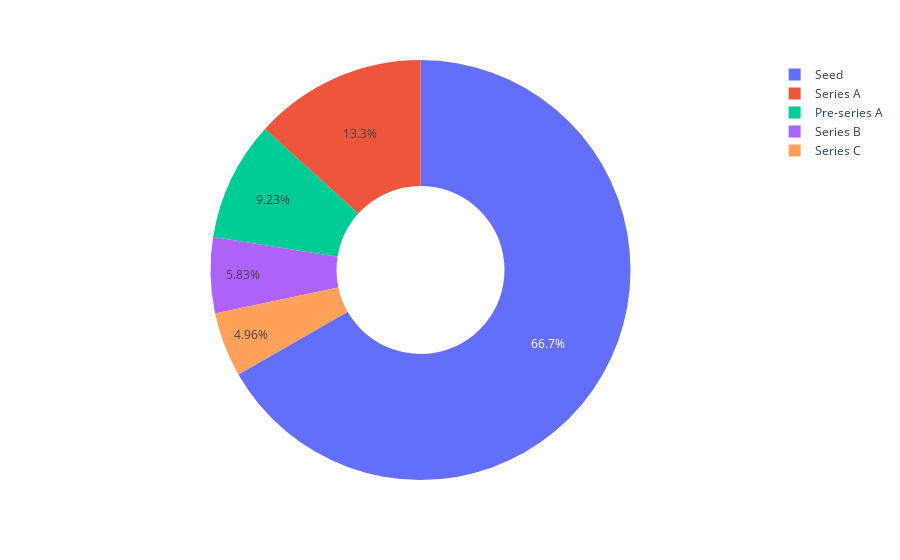

Notebook code for this chart:
### Code cell
# Create the donut chart
fig = px.pie(top_5_stages, values='Amount', names='Stage', hole=.4)
fig.show()

### Figure 1 — Plotly figure (JSON) as saved in the notebook; plotly's stock layout.template omitted (floating-point values rounded to 4 significant figures)
{"data": [{"domain": {"x": [0, 1], "y": [0, 1]}, "hole": 0.4, "hovertemplate": "Stage=%{label}<br>Amount=%{value}<extra></extra>", "labels": ["Seed", "Series A", "Pre-series A", "Series B", "Series C"], "legendgroup": "", "name": "", "showlegend": true, "type": "pie", "values": [1533, 305, 212, 134, 114]}], "layout": {"legend": {"tracegroupgap": 0}, "margin": {"t": 60}}}
